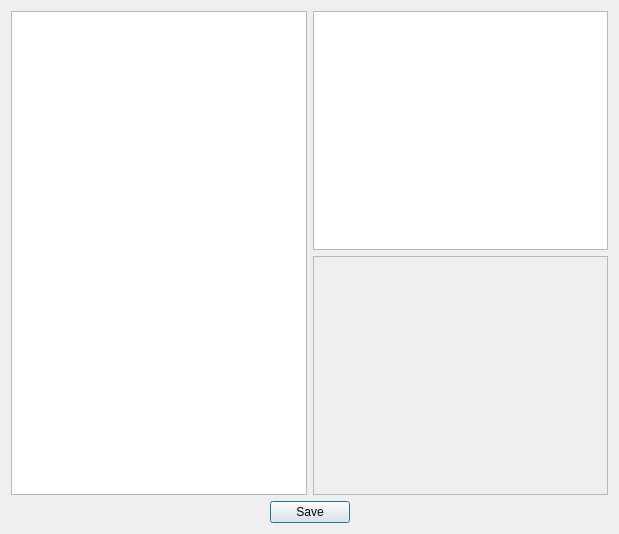
<?xml version="1.0" encoding="UTF-8"?>
<ui version="4.0">
 <class>DataDialog</class>
 <widget class="QDialog" name="DataDialog">
  <property name="geometry">
   <rect>
    <x>0</x>
    <y>0</y>
    <width>619</width>
    <height>534</height>
   </rect>
  </property>
  <property name="windowTitle">
   <string>Data Dialog</string>
  </property>
  <layout class="QVBoxLayout" name="verticalLayout_8">
   <item>
    <layout class="QHBoxLayout" name="horizontalLayout_3">
     <item>
      <widget class="QTreeView" name="treeView"/>
     </item>
     <item>
      <layout class="QVBoxLayout" name="verticalLayout_6">
       <item>
        <widget class="QTableView" name="tableView"/>
       </item>
       <item>
        <widget class="QTextEdit" name="textEdit">
         <property name="enabled">
          <bool>false</bool>
         </property>
        </widget>
       </item>
      </layout>
     </item>
    </layout>
   </item>
   <item>
    <layout class="QHBoxLayout" name="horizontalLayout_4">
     <item>
      <spacer name="horizontalSpacer">
       <property name="orientation">
        <enum>Qt::Horizontal</enum>
       </property>
       <property name="sizeHint" stdset="0">
        <size>
         <width>40</width>
         <height>20</height>
        </size>
       </property>
      </spacer>
     </item>
     <item>
      <widget class="QPushButton" name="pushButton_4">
       <property name="text">
        <string>Save</string>
       </property>
      </widget>
     </item>
     <item>
      <spacer name="horizontalSpacer_2">
       <property name="orientation">
        <enum>Qt::Horizontal</enum>
       </property>
       <property name="sizeHint" stdset="0">
        <size>
         <width>40</width>
         <height>20</height>
        </size>
       </property>
      </spacer>
     </item>
    </layout>
   </item>
  </layout>
  <zorder>horizontalLayoutWidget</zorder>
  <zorder>verticalLayoutWidget</zorder>
  <zorder>horizontalLayoutWidget_2</zorder>
 </widget>
 <resources/>
 <connections/>
</ui>
